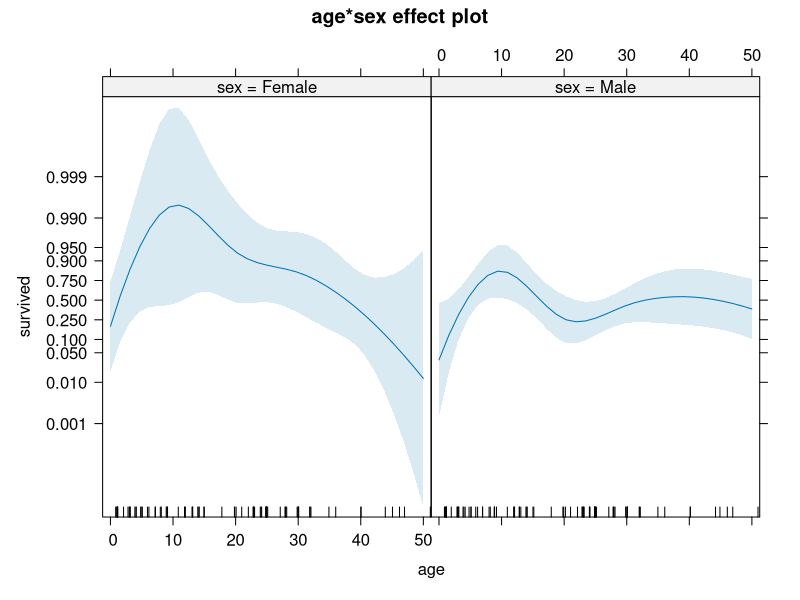

The R source for this figure:
setwd("//media//kswada//MyFiles//R//donner")

packages <- c("dplyr", "vcd", "MASS", "datasets")
purrr::walk(packages, library, character.only = TRUE, warn.conflicts = FALSE)



# ------------------------------------------------------------------------------
# data:  Donner
# ------------------------------------------------------------------------------
data("Donner", package = "vcdExtra")

dim(Donner)
str(Donner)


car::some(Donner)


data <- Donner

data$survived <- factor(Donner$survived, labels = c("no", "yes"))

fam <- data$family
levels(fam)[c(3,4,6,7,9)] <- "Others"

fam <- factor(fam, levels(fam)[c(1, 2, 4:6, 3)])
data$family <- fam



# ------------------------------------------------------------------------------
# Logistic regression models: non-linear mode
#  - linear model (sex and age effects are addtive)
#  - linear model with interaction (not additive)
# ------------------------------------------------------------------------------
donner.mod1 <- glm(survived ~ age + sex, data = data, family = binomial)
donner.mod2 <- glm(survived ~ age * sex, data = data, family = binomial)



# ----------
# car::Anova() provide Type II tests of each effect
# The main effects of age and sex are both significant, but the interaction term, age:sex, is not in model donner.mod2.
car::Anova(donner.mod1)
car::Anova(donner.mod2)



# ------------------------------------------------------------------------------
# Logistic regression models: non-linear (quadratic, here) model (the effect is quadratic on the logit scale)
#  - non linear model
#  - non linear model with interaction
# ------------------------------------------------------------------------------
donner.mod3 <- glm(survived ~ poly(age, 2) + sex, data = data, family = binomial)
donner.mod4 <- glm(survived ~ poly(age, 2) * sex, data = data, family = binomial)


# Now, in model donner.mod4, the interaction term poly(age,2):sex is significant, indicating that the fitted quadratics for males and females differ in shape,
# meaning either their linear (slope) or quadratic (curvature) components.
car::Anova(donner.mod3)
car::Anova(donner.mod4)



# ------------------------------------------------------------------------------
# Compare 4 models by AIC and BIC, and residual deviance
# ------------------------------------------------------------------------------
# By AIC and BIC, donner.mod4 is best, and it is also the only model with a non-significant LR X^2 (residual deviance).
vcdExtra::LRstats(donner.mod1, donner.mod2, donner.mod3, donner.mod4)



mods <- list(donner.mod1, donner.mod2, donner.mod3, donner.mod4)
LR <- sapply(mods, function(x) x$deviance)
LR <- matrix(LR, 2, 2)
rownames(LR) <- c("additive", "non-add")
colnames(LR) <- c("linear", "non-lin")
LR <- cbind(LR, diff = LR[,1] - LR[,2])
LR <- rbind(LR, diff = c(LR[1,1:2] - LR[2,1:2], NA))
LR


# --> There is evidence that the relationship of survival to age differs for men and women in the Donner Party.
# These relationships are not well-described by a linear logistic regression.



# ------------------------------------------------------------------------------
# Logistic regression models: non-linear by splines model
#
#  - ns() method constrains the fitted cubic spline to be linear at lower and upper limits of x, and, for k knots, fits df = k + 1 parameters
#    not counting the intercept.  The k knots can be conveniently chosen as k cutpoints in the percentiles of the distribution of x.
# ------------------------------------------------------------------------------
# We fit two natural spline modes models with 2 and 4 df, and compare these with the quadratic model (donner.mod4)
library(splines)
donner.mod5 <- glm(survived ~ ns(age,2) * sex, data = data, family = binomial)
donner.mod6 <- glm(survived ~ ns(age,4) * sex, data = data, family = binomial)

car::Anova(donner.mod5)
car::Anova(donner.mod6)



attr(ns(data$age,4), "knots")

head(data$age)
head(ns(data$age,4))



# ----------
# With four more parameters, donner.mod6 fits better and has a smaller AIC.
vcdExtra::LRstats(donner.mod4, donner.mod5, donner.mod6)



# ----------
# Effect plot for the spline model donner.mod6.
# Note that the fitted effects are plotted on the logit scale and labeled with the corresponding probabilities,
# whereas the conditional plots are plotted directly on the probability scale.
donner.eff6 <- effects::allEffects(donner.mod6, xlevels = list(age=seq(0, 50, 5)))
plot(donner.eff6, ticks = list(at=c(0.001, 0.01, 0.05, 0.1, 0.25, 0.5, 0.75, 0.9, 0.95, 0.99, 0.999)))


# --> For women in the Donner Party, survival was greatest for those aged 10-30.
# Survival among men was overall much less and there is a hint of greater survival for men aged 10-15.
